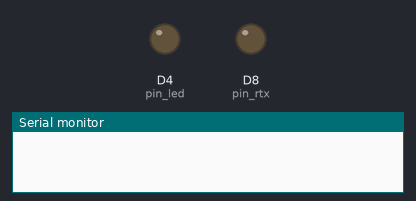
The sketch below on a simulated ESP8266 (NodeMCU). Parts: output pins drawn as LEDs (lit = HIGH), the last lines printed to the serial monitor.

Above: at 0.1 s.
At 120.1 s:
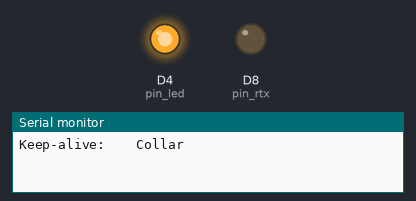
Timing chart, 0 to 121.6 s (numbered marks = the images above):
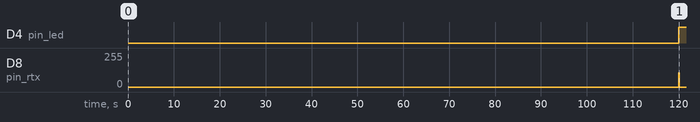

The sketch:

transmitter_vars.ino
```cpp
// (licence header left out)
// Tested by @mikey_dk and working on all modes.
// please log any bugs you encounter in a github issue

// Constant variables
const String key = "00101100101001010"; // this is a 'static' key - each remote has it's own
const int shock_min = 0; // minimum value of the shock
const int shock_max = 10; // maximum value of the shock
const int pin_led = LED_BUILTIN; // Pin for indication LED
const int pin_rtx =  D8; // Pin to transmit over

// Variables which do change
int collar_mode = 3;
int collar_chan = 0;
int collar_duration = 500;
int collar_power = 100;

#define COLLAR_LED 1
#define COLLAR_BEEP 2
#define COLLAR_VIB 3
#define COLLAR_ZAP 4

// Strings used for building up the command sequence
String sequence, power, channelnorm, channelinv, modenorm, modeinv;

unsigned long transmit_last = 0;

void transmit_command(int c, int m, int d, int p = 0)
{
  transmit_last = millis();
  switch (c) // Check the channel
  {
    case 1: // Channel 1
      channelnorm = "111";
      channelinv = "000";
      break;
    default: // Channel 0
      channelnorm = "000";
      channelinv = "111";
      break;
  }

  switch (m) // Check the mode
  {
    case 1: // Light
      modenorm = "1000";
      modeinv = "1110";
      break;
    case 2: // Beep
      modenorm = "0100";
      modeinv = "1101";
      break;
    case 4: // Shock
      modenorm = "0001";
      modeinv = "0111";
      break;
    default: // Vibrate
      modenorm = "0010";
      modeinv = "1011";
      break;
  }

  // Convert power to binary
  p = constrain(p, shock_min, shock_max);
  int zeros = String(p, BIN).length();

  String power;
  for (int i = 0; i < 7 - zeros; i++)
  {
    power = power + "0";
  }
  power = power + String(p, BIN);

  String sequence = "1" + channelnorm + modenorm + key + power + modeinv + channelinv + "00";

  digitalWrite(pin_led, LOW);
  unsigned long cmd_start = millis();
  while (millis() - cmd_start < d)
  {
    // start bit
    digitalWrite(pin_rtx, HIGH);
    delayMicroseconds(1500); // wait 1500 uS
    digitalWrite(pin_rtx, LOW);
    delayMicroseconds(741);// wait 741 uS

    for (int n = 0; n < 41 ; n++)
    {
      if (sequence.charAt(n) == '1') // Transmit a one
      {
        digitalWrite(pin_rtx, HIGH);
        delayMicroseconds(741);
        digitalWrite(pin_rtx, LOW);
        delayMicroseconds(247);
      }
      else // Transmit a zero
      {
        digitalWrite(pin_rtx, HIGH);
        delayMicroseconds(247);
        digitalWrite(pin_rtx, LOW);
        delayMicroseconds(741);
      }
    }
    delayMicroseconds(4500);
  }
  digitalWrite(pin_led, HIGH);
}

void setup()
{
  pinMode(pin_rtx, OUTPUT); // Set transmitter pin as an output
  pinMode(pin_led, OUTPUT);
  Serial.begin(115200);
}

void loop()
{
  //transmit_command(collar_chan, COLLAR_VIB, collar_duration, collar_power);

  if (millis() - transmit_last >= 120000) // Send command to the collar at least every 2 minutes to make it stay on
  {
    Serial.println("Keep-alive:\t\tCollar");
    transmit_command(collar_chan, COLLAR_LED, 10);
  }
}
```

Measured:
- by itself, D4 (pin_led): LOW → HIGH at 120 s
- by itself, D8 (pin_rtx): 0/255 → 108/255 at 120 s, → 0/255 0.04 s later
